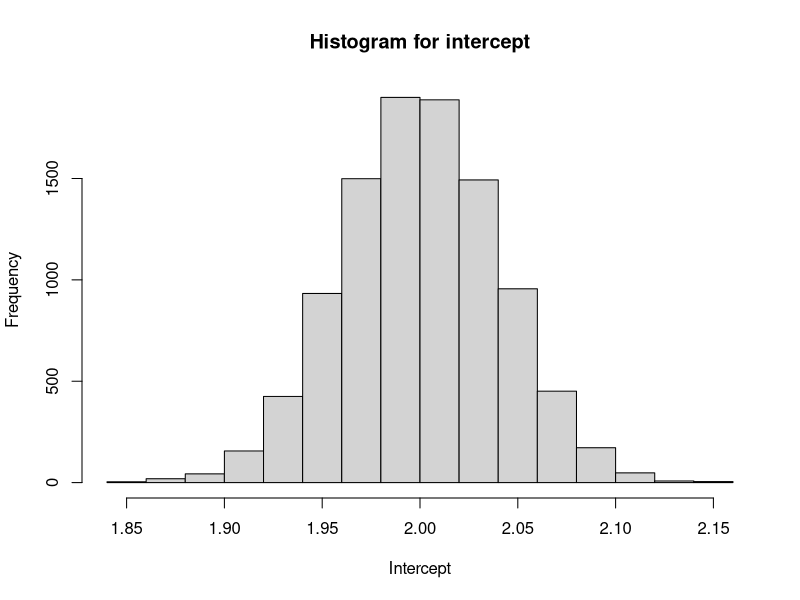
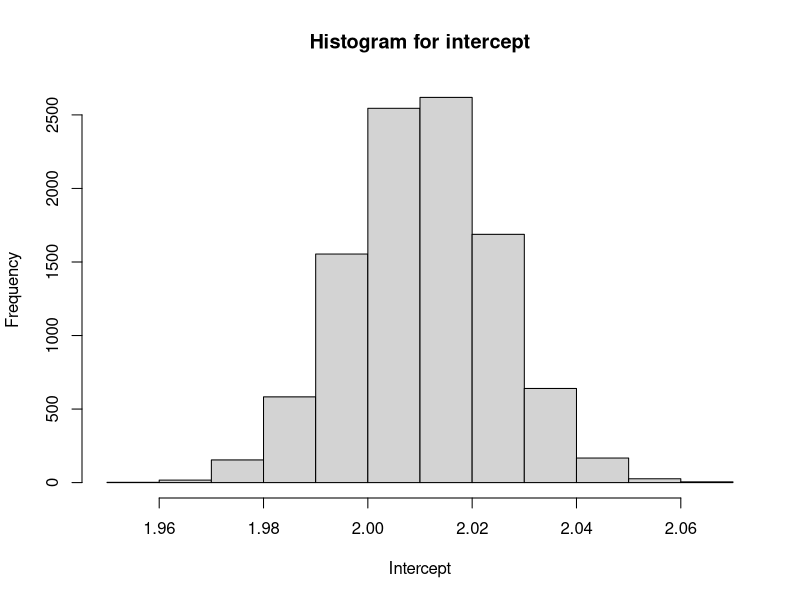
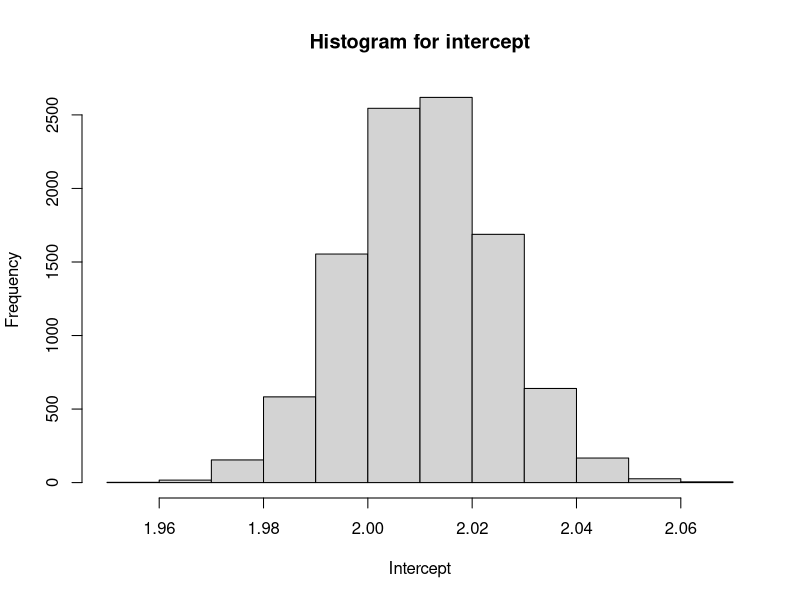

These charts were generated, in order, by the following R code:
# Load packages 
packages <- c("tidyverse", "MASS", "ggplot2")
lapply(packages, library, character.only=TRUE)

# Problem 2 ----

# Function to generate data and compute parameters
# Input is a vector whose first element is rho and second element is sigma
estimate <- function(v){
  r = v[1]
  s = v[2]
  N = 10^4
  covar = matrix(c(s^2, r*s, r*s, 1),
                 nrow = 2, ncol = 2)
  
  # Generate multivariate normal 
  U = mvrnorm(n=N, c(0,0), covar,
              tol = 1e-06, empirical = FALSE)
  
  # Derived variables
  D = U[,1] > U[,2]
  Y = U[,1]*D +U[,2]*(1-D)
  U_T = U[D,] # treated subset
  U_UT = U[!D,] # untreated subset
  
  # Compute parameters:
  ATE = mean(U[,1] - U[,2])
  ATT = mean(U_T[,1] - U_T[,2])
  ATUT = mean(U_UT[,1] - U_UT[,2])
  b_OLS = coef(lm(Y ~ D))[[2]]
  b_M = mean(U_T[,1])-mean(U_UT[,2])
  
  # Return the desired output
  return(c(ATE,ATT,ATUT,b_OLS, b_M))
}

# Compute and store estimates for each value of (rho,sigma)
inputs <- matrix(c(-0.5, 0, 0.5, 0.5, 0.5, 0.5,
                  2,2,2,1,2,3), 
                nrow = 6, ncol = 2)
estimates <- t(apply(inputs, 1, estimate))


# Format results nicely as a tibble
output <- cbind(inputs,estimates)
colnames(output) <- c("rho","sigma","ATE","ATT",
                 "ATUT","b_OLS", "b_M")
output = as_tibble(output)
rm(inputs,estimates)

# Problem 3: Monte Carlo----

# Single Draw
s = 4 
N = 10^4
x = rnorm(N,0,100)
u = rnorm(N,0,s)
y = 2 + 3*x + u 

# Fit ols
summary(lm(y~x))
rm(s,x,u,y)

# Replications (only compute coefficients for speed)
draw_ols <- function(N){
  s = 4 
  x = rnorm(N,0,100)
  u = rnorm(N,0,s)
  y = 2 + 3*x + u 
  X = t(rbind(t(rep(1,N)),x))
  solve(t(X)%*%X)%*%(t(X)%*%y)
}

# Run N replications of S=N observations and store the coefficients
ols_beta <- t(sapply(rep(N,N), draw_ols))

# Compute the simulated variance
se_a = sqrt(sum(ols_beta[,1]^2)/N- mean(ols_beta[,1])^2)
se_b = sqrt(sum(ols_beta[,2]^2)/N- mean(ols_beta[,2])^2)

# Plot a histogram for the estimates of the intercept
jpeg("histogram.jpg")
hist(ols_beta[,1],xlab = "Intercept",
     main = "Histogram for intercept")
dev.off()

  
# Problem 3: Bootstrap---- 
N = 10^4
U_1 = rnorm(N,0,1)
U_2 = rnorm(N,0,1)
D = rbinom(N,1,0.5)
Y_1 = 5 + U_1
Y_0 = 2 + U_2
Y = Y_0 +D*(Y_1-Y_0)

# Standard OLS
summary(lm(Y~D))

# Bootstrap
s = 1
while (s<=N){
  #Draw a sample with replacement
  draw = sample(N,size =N, replace=TRUE) # indices for sample
  Y_s = Y[draw]
  D_s = D[draw]
  X = t(rbind(t(rep(1,N)),D_s))
  # Estimate the coefficients and append them 
  b_s = solve(t(X)%*%X)%*%(t(X)%*%Y_s)
  if (s ==1){
    beta = b_s
  }
  else{
    beta = cbind(beta,b_s)
  }
  s = s+1
}

# Plot and save the histogram
jpeg("bootstrap_histogram.jpg")
hist(beta[1,],xlab = "Intercept",
     main = "Histogram for intercept")
dev.off()

# Variance calculation
se_a = sqrt(sum(beta[1,]^2)/N- mean(beta[1,])^2)
se_b = sqrt(sum(ols_beta[2,]^2)/N- mean(ols_beta[2,])^2)

# Bootstrap with Y and D drawn independently
s = 1
while (s<=N){
  #Draw a sample with replacement
  draw_1 = sample(N,size =N, replace=TRUE) # indices for sample
  draw_2 = sample(N,size =N, replace=TRUE)
  Y_s = Y[draw_1]
  D_s = D[draw_2]
  X = t(rbind(t(rep(1,N)),D_s))
  # Estimate the coefficients and append them 
  b_s = solve(t(X)%*%X)%*%(t(X)%*%Y_s)
  if (s ==1){
    beta_indep = b_s
  }
  else{
    beta_indep = cbind(beta_indep,b_s)
  }
  s = s+1
}

# Plot and save the histogram
jpeg("bootstrap_independent_histogram.jpg")
hist(beta[1,],xlab = "Intercept",
     main = "Histogram for intercept")
dev.off()
